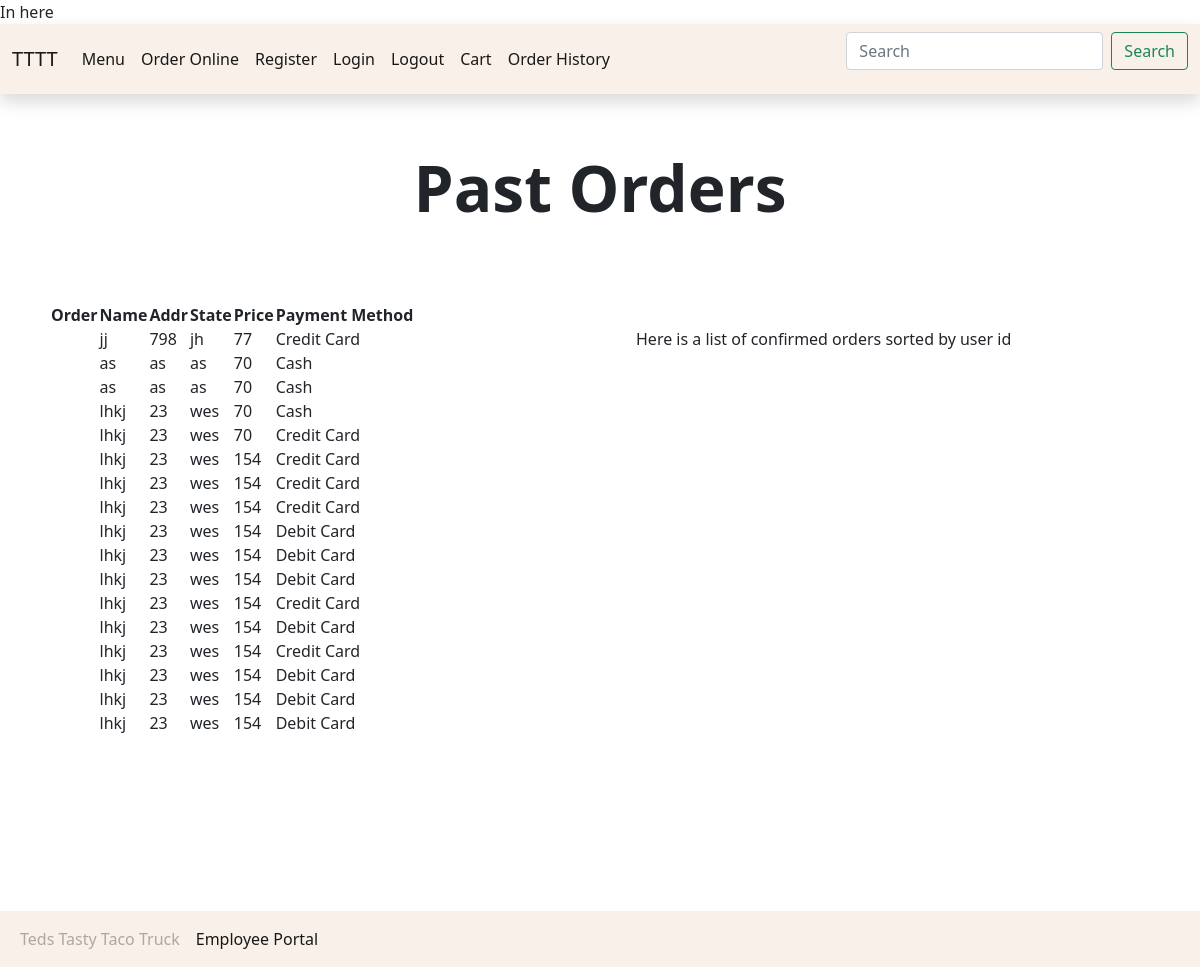
/pastorders.php, run on an earlier commit of the app's database.
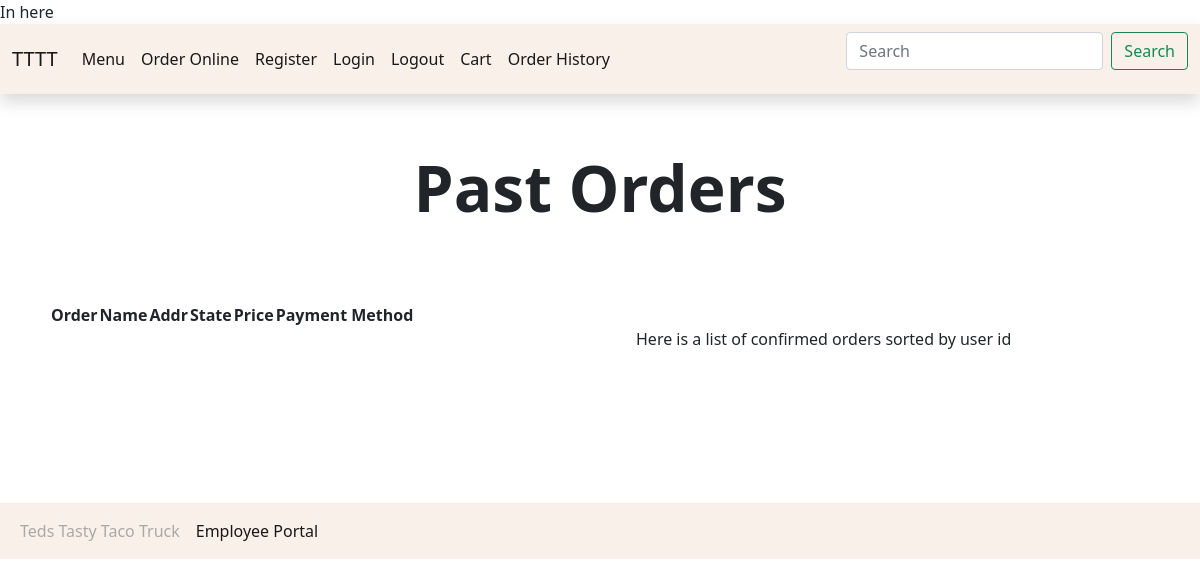
And on a later commit of the database.
### tables this page shows
CREATE TABLE `orders` (
  `orderId` int(9) NOT NULL,
  `userId` int(9) NOT NULL,
  `total` int(11) NOT NULL,
  `payMethod` varchar(250) NOT NULL
);

### pastorders.php (the view, shortened to what this page needs)
<!DOCTYPE html>
<html>
<head>
    <link rel="stylesheet" href="css/style.css">
</head>
<body>
<div class="container">
    <div class="row text-center">
      <h1 class="display-3 fw-bold">Past Orders</h1>
    </div>
        <br><br>
      <div class="row">
        <div class="col-md-6">
            <article class="left">
            <?php
                require_once("connect-db.php");
                $sql = "select * from orders";
                $statement1 = $db->prepare($sql);
                if($statement1->execute()){
                    $customers = $statement1->fetchAll();
                }else{
                    $error1= "Error finding tickets.";
                }
            ?>
            <table>
                <tr>
                    <th>Order</th>
                    <th>Name</th>
                    <th>Addr</th>
                    <th>State</th>
                    <th>Price</th>
                    <th>Payment Method</th>
                </tr>
                <?php
                    foreach($customers as $c){?>
                <tr>
                    <td><?php echo $c["name"];?></td>
                    <td><?php echo $c["fname"];?></td>
                    <td><?php echo $c["addr"];?></td>
                    <td><?php echo $c["state"];?></td>
                    <td><?php echo $c["total"];?></td>
                    <td><?php echo $c["paymethod"];?></td>
                </tr>
                <?php } ?>
            </table>
            <br><br><br><br>
        </article>
        </div>
        <div class="col-md-6">
            <div class="bg-white p-4 text-start">
            <p class="fw-light">
               Here is a list of confirmed orders sorted by user id
            </p>
            </div>
        </div>
      </div>
  </div>
      <?php include("navfooter.php");?>
</body>
</html>

### navfooter.php (shortened to what this page needs)
<br><br><br>
<div class="footer">
    <nav class="navbar navbar-expand-lg navbar-light bg-primary">
        <div class="container-fluid">
            <div class="collapse navbar-collapse" id="navbarSupportedContent">
                <ul class="navbar-nav me-auto mb-2 mb-lg-0">
                    <li class="nav-item">
                        <a class="nav-link disabled" aria-current="page" href="#">Teds Tasty Taco Truck</a>
                    </li>
                    <li class="nav-item">
                        <a class="nav-link active" href="admin.php">Employee Portal</a>
                    </li>
                </ul>
            </div>
        </div>
    </nav>
</div>

What changed in the data, as far as the page shows it:
removed orders: fname "jj", addr "798", state "jh", total "77", paymethod "Credit Card"
removed orders: fname "as", addr "as", state "as", total "70", paymethod "Cash"
removed orders: fname "as", addr "as", state "as", total "70", paymethod "Cash"
removed orders: fname "lhkj", addr "23", state "wes", total "70", paymethod "Cash"
removed orders: fname "lhkj", addr "23", state "wes", total "70", paymethod "Credit Card"
removed orders: fname "lhkj", addr "23", state "wes", total "154", paymethod "Credit Card"
removed orders: fname "lhkj", addr "23", state "wes", total "154", paymethod "Credit Card"
removed orders: fname "lhkj", addr "23", state "wes", total "154", paymethod "Credit Card"
removed orders: fname "lhkj", addr "23", state "wes", total "154", paymethod "Debit Card"
removed orders: fname "lhkj", addr "23", state "wes", total "154", paymethod "Debit Card"
removed orders: fname "lhkj", addr "23", state "wes", total "154", paymethod "Debit Card"
removed orders: fname "lhkj", addr "23", state "wes", total "154", paymethod "Credit Card"
removed orders: fname "lhkj", addr "23", state "wes", total "154", paymethod "Debit Card"
removed orders: fname "lhkj", addr "23", state "wes", total "154", paymethod "Credit Card"
removed orders: fname "lhkj", addr "23", state "wes", total "154", paymethod "Debit Card"
removed orders: fname "lhkj", addr "23", state "wes", total "154", paymethod "Debit Card"
removed orders: fname "lhkj", addr "23", state "wes", total "154", paymethod "Debit Card"
